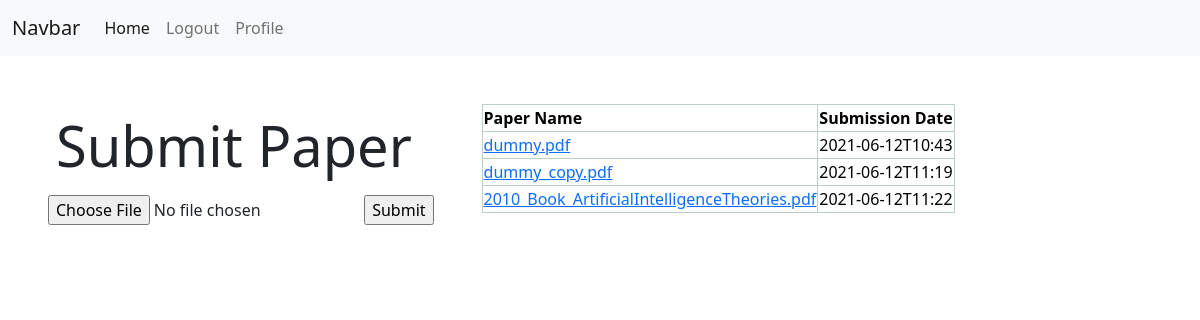
The app's page /profile (signed in) with its own data.
### models.py (models this page shows, shortened)
class Paper(db.Model):
    pid = db.Column(db.Integer, primary_key=True)
    uid = db.Column(db.Integer)
    author = db.Column(db.String(100))
    papername = db.Column(db.String(100))
    paperpath = db.Column(db.String(100))
    subtime = db.Column(db.String(100))

### main.py (the view)
@main.route('/profile')
@login_required
def profile():
    my_papers = Paper.query.filter_by(uid=current_user.uid).all()
    subtimes = [q.subtime for q in my_papers]
    paperpaths = [q.papername for q in my_papers]
    li = []
    for i in range(len(subtimes)):
        li.append([subtimes[i],paperpaths[i]])
    return render_template('profile.html', name=current_user.name, li=li)

### __init__.py (called while the page is built)
def create_app():
    app = Flask(__name__)
    num_bytes = 4000000
    app.config['SECRET_KEY'] = 'secret-key-goes-here'
    app.config['SQLALCHEMY_DATABASE_URI'] = 'sqlite:///db.sqlite'
    app.config['UPLOAD_FOLDER'] = '/project/uploads'
    app.config['MAX_CONTENT_PATH'] = num_bytes
    db.init_app(app)
    login_manager = LoginManager()
    login_manager.login_view = 'auth.login'
    login_manager.init_app(app)
    from .models import User
    @login_manager.user_loader
    def load_user(user_id):
        return User.query.get(int(user_id))
    from .auth import auth as auth_blueprint
    app.register_blueprint(auth_blueprint)
    from .main import main as main_blueprint
    app.register_blueprint(main_blueprint)
    return app

### templates/profile.html (shortened to what this page needs)
{% extends "base.html" %}
{% block content %}
<body>
  <div class="d-flex flex-row">
    <div class="flex-column p-md-5">
      <div class="d-flex p-2">
        <h1 class="display-4">Submit Paper</h1>
      </div>
      <form action = "/uploader" method = "POST"
        enctype = "multipart/form-data">
          <input type = "file" name = "file" />
          <input type = "submit"/>
      </form>
    </div>
    <div class="pt-md-5">
      <table class="table-success table-bordered p-md-5">
        <tr>
          <th> Paper Name </th>
          <th> Submission Date </th>
        </tr>
        {% for item in li %}
        <tr>
          <td><a href="{{ url_for('main.openpdf', papername=item[1]) }}"> {{item[1]}} </a></td>
          <td> {{item[0]}} </td>
        </tr>
        {% endfor %}
      </table>
  </div>
</body>
{% endblock %}

### records on screen
Paper: papername "dummy.pdf", subtime "2021-06-12T10:43"
Paper: papername "dummy_copy.pdf", subtime "2021-06-12T11:19"
Paper: papername "2010_Book_ArtificialIntelligenceTheories.pdf", subtime "2021-06-12T11:22"
